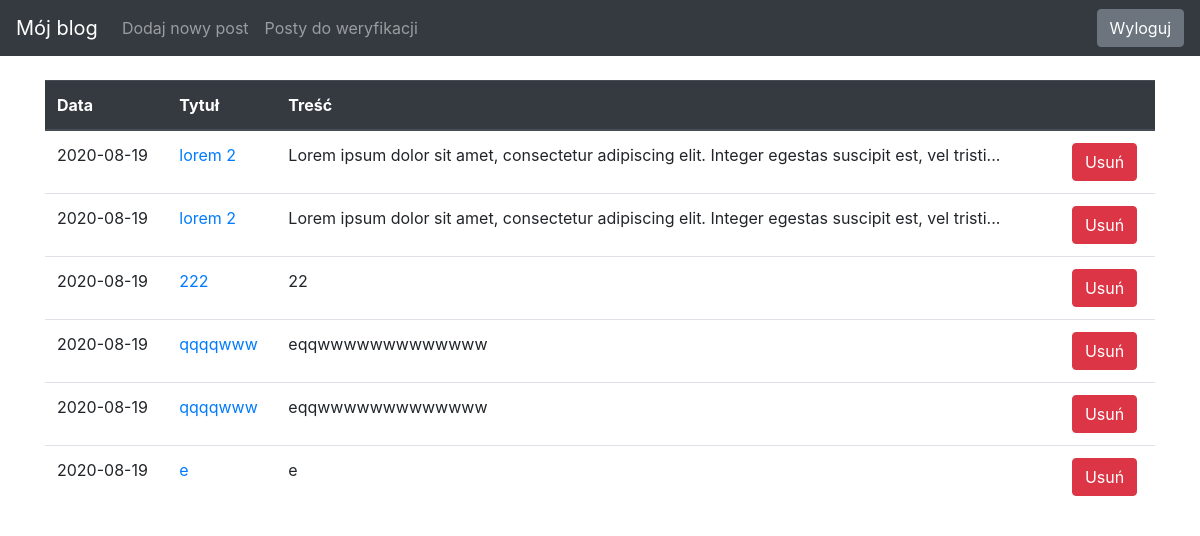
The page /drafts/ (signed in) on the database as committed earlier.
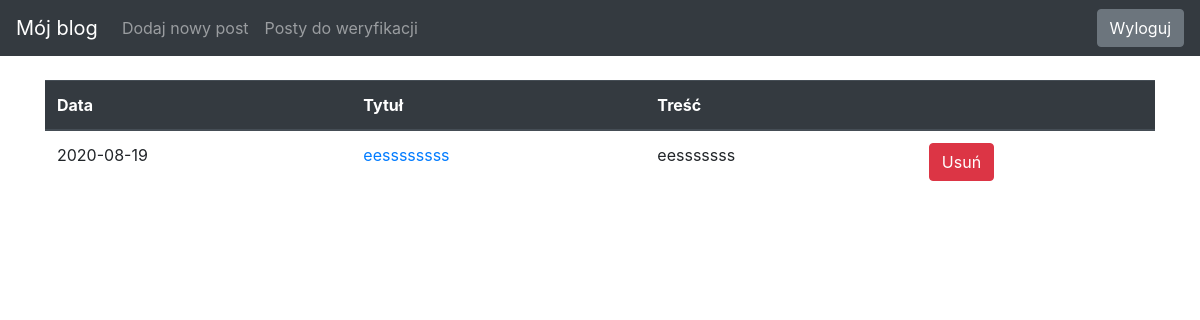
The same page on the database as committed later.
### blog/models.py (models this page shows)
class Entry(db.Model):
   id = db.Column(db.Integer, primary_key=True)
   title = db.Column(db.String(80), nullable=False)
   body = db.Column(db.Text, nullable=False)
   pub_date = db.Column(db.DateTime, nullable=False,
                        default=datetime.datetime.utcnow)
   is_published = db.Column(db.Boolean, default=False)

### blog/routes.py (the view)
@app.route("/drafts/", methods=["GET"])
@login_required
def list_drafts():
    draft_posts = Entry.query.filter_by(
        is_published=False).order_by(Entry.pub_date.desc())
    return render_template("list_drafts.html", drafts=draft_posts)

### blog/routes.py (called while the page is built)
def login_required(view_func):
    @functools.wraps(view_func)
    def check_permissions(*args, **kwargs):
        if session.get('logged_in'):
            return view_func(*args, **kwargs)
        return redirect(url_for('login', next=request.path))
    return check_permissions

### blog/templates/list_drafts.html
{% extends "base.html" %} {% block content %}
<table class="table table-hover">
  <thead class="table thead-dark">
    <tr>
      <th scope="col">Data</th>
      <th scope="col">Tytuł</th>
      <th scope="col">Treść</th>
      <th scope="col"></th>
    </tr>
  </thead>
  <tbody>
    {% for post in drafts %}
    <tr>
      <td>
        {{ post.pub_date.strftime('%Y-%m-%d') }}
      </td>
      <td>
        <a href="{{ url_for('edit_entry', entry_id=post.id) }}">
          {{ post.title }}
        </a>
      </td>
      <td>
        {{ post.body|truncate(100, true) }}
      </td>
      <td>
        <form
          action="{{ url_for('delete_entry', entry_id=post.id) }}"
          method="POST"
        >
          <button type="submit" class="btn btn-danger">Usuń</button>
        </form>
      </td>
    </tr>
    {% endfor %}
  </tbody>
</table>
{% endblock %}

### blog/templates/base.html (shortened to what this page needs)
<!doctype html>
<html lang="en">
<head>
  <link rel="stylesheet" href="https://stackpath.bootstrapcdn.com/bootstrap/4.5.0/css/bootstrap.min.css"
>
</head>
<body>
  <nav class="navbar navbar-expand-md navbar-dark bg-dark fixed-top">
    <a class="navbar-brand" href="{{ url_for('index') }}">Mój blog</a>
    {% if session.logged_in %}
    <div class="collapse navbar-collapse" id="navbarsExampleDefault">
      <ul class="navbar-nav mr-auto">
          <li class="nav-item">
            <a class="nav-link" href="{{ url_for('create_entry') }}">Dodaj nowy post</a>
          </li>
            <li class="nav-item">
              <a class="nav-link" href="{{ url_for('list_drafts') }}">Posty do weryfikacji</a>
            </li>
      </ul>
      {% endif %}
    </div>
    <div class="collapse navbar-collapse" id="navbarsExampleDefault">
      {% if session.logged_in %}
      <form class="form-inline my-2 my-lg-0" action="{{ url_for('logout') }}" method="POST">
        <button class="btn btn-secondary my-2 my-sm-0" type="submit">Wyloguj</button>
      </form>
      {% else %}
      <a href="{{ url_for('login') }}" class="btn btn-secondary my-2 my-lg-0">Zaloguj</a>
      {% endif %}
    </div>
  </nav>
  <main role="main" class="container">
    {% block content %}
    {% endblock %}
  </main>
</html>

### blog/templates/base.html (style rules this page uses)
body { padding-top: 5rem; }

Rows that differ between the two databases and show on the page:
removed Entry: pub_date "2020-08-19", title "lorem 2", body "Lorem ipsum dolor sit amet, consectetur adipiscing elit. Integer egestas suscipit est, vel tristi..."
removed Entry: pub_date "2020-08-19", title "lorem 2", body "Lorem ipsum dolor sit amet, consectetur adipiscing elit. Integer egestas suscipit est, vel tristi..."
removed Entry: pub_date "2020-08-19", title "222", body "22"
removed Entry: pub_date "2020-08-19", title "qqqqwww", body "eqqwwwwwwwwwwwww"
removed Entry: pub_date "2020-08-19", title "qqqqwww", body "eqqwwwwwwwwwwwww"
removed Entry: pub_date "2020-08-19", title "e", body "e"
added Entry: pub_date "2020-08-19", title "eessssssss", body "eesssssss"
